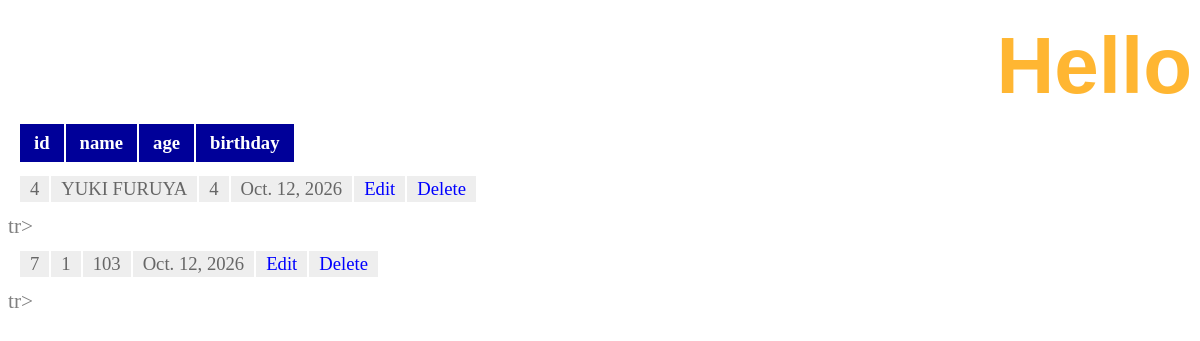
The page /hello/ on the database as committed earlier.
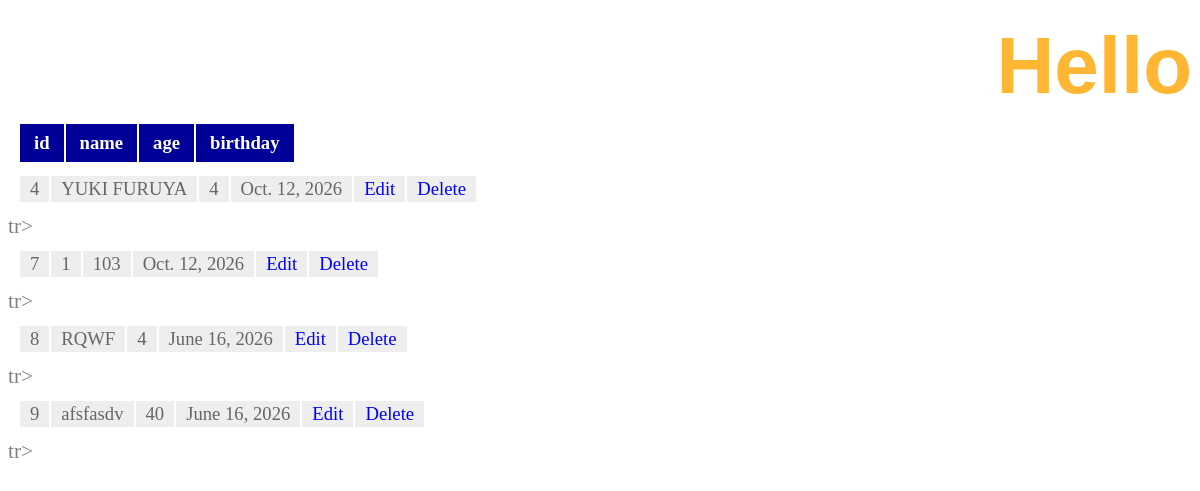
The same page on the database as committed later.
### hello/models.py (models this page shows, shortened)
class Friend(models.Model):
	name = models.CharField(max_length=100)
	mail = models.EmailField(max_length=200)
	gender = models.BooleanField()
	age = models.IntegerField(default=0)
	birthday = models.DateField()

### hello/views.py (the view)
# urls.py: path('', views.index, name='index'),
def index(request):
    data = Friend.objects.all()
    params = {
        'title': 'Hello',
        'message': '',
        'data': data,
    }
    return render(request, 'hello/index.html', params)

### hello/templates/hello/index.html (shortened to what this page needs)
{% load static %}
<!doctype html>
<html lang="ja">
  <head>
    <link
      rel="stylesheet"
      type="text/css"
      href="{% static 'hello/css/style.css' %}"
    />
  </head>
  <body>
    <h1>{{title}}</h1>
    <table>
        <tr>
          <th>id</th>
            <th>name</th>
            <th>age</th>
            <th>birthday</th>
        </tr>
        {% for item in data %}
        <table>
            <td>{{item.id}}</td>
            <td>{{item.name}}</td>
            <td>{{item.age}}</td>
            <td>{{item.birthday}}</td>
            <td><a href="{% url 'edit' item.id %}">Edit</a></td>
            <td><a href="{% url 'delete' item.id %}">Delete</a></td>
        </table>tr>
        {% endfor %}
    </table>
  </body>
</html>

Rows that differ between the two databases and show on the page:
added Friend: id "8", name "RQWF", age "4", birthday "June 16, 2026"
added Friend: id "9", name "afsfasdv", age "40", birthday "June 16, 2026"
